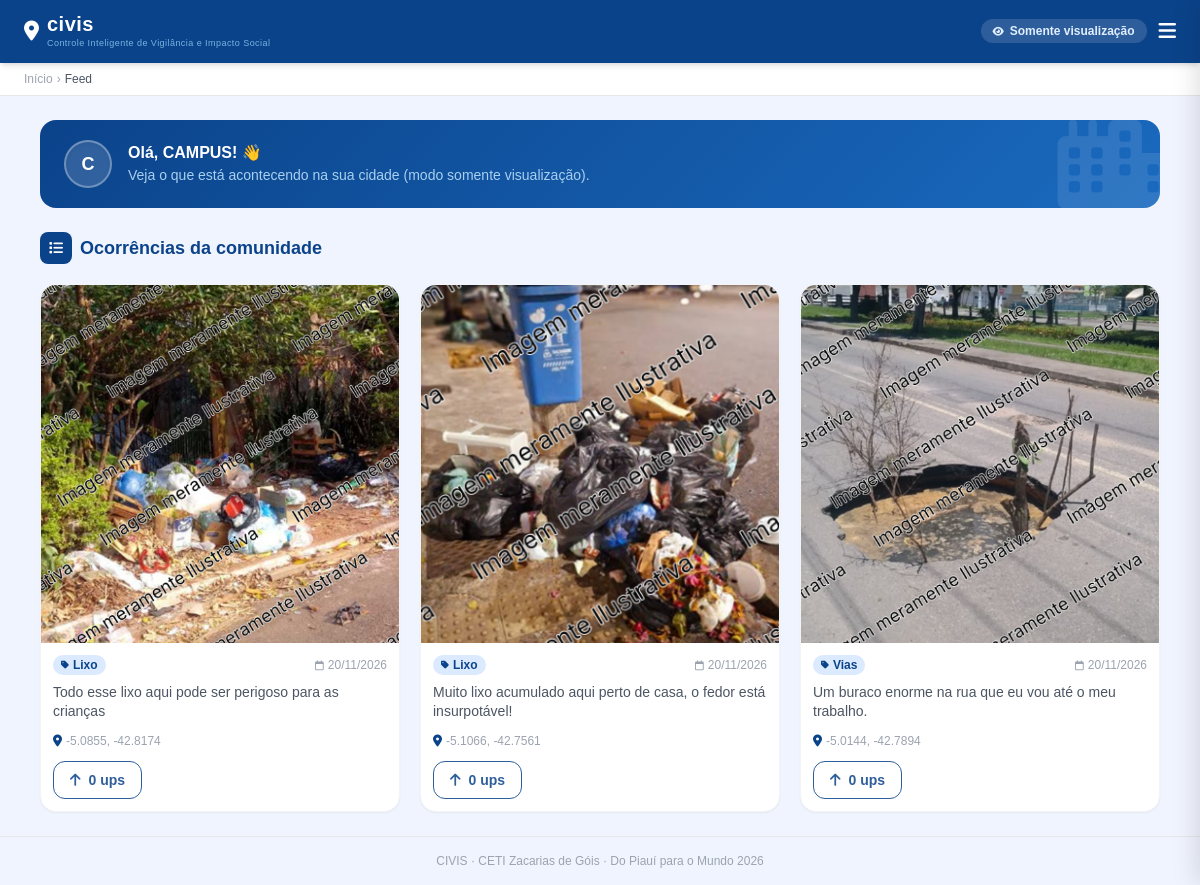
The app's page /feed (signed in) with its own data.
### tables this page shows
CREATE TABLE denuncias (
        id INTEGER PRIMARY KEY AUTOINCREMENT,
        titulo TEXT NOT NULL,
        categoria TEXT NOT NULL,
        descricao TEXT,
        latitude TEXT,
        longitude TEXT,
        foto_caminho TEXT,
        anonimo INTEGER NOT NULL DEFAULT 0,
        status TEXT NOT NULL DEFAULT 'Aberta',
        data_registro DATETIME DEFAULT CURRENT_TIMESTAMP,
        usuario_id INTEGER,
        FOREIGN KEY(usuario_id) REFERENCES usuario(id)
    );

### app.py (the view)
@app.route("/feed")
def feed():
    if not sessao.get("usuario_id"):
        return redirect("/login")
    denuncias, ups_dados = db.buscar_feed_dados(sessao["usuario_id"])
    return render_template("feed.html", denuncias=denuncias, ups_dados=ups_dados)

### adm_db.py (called while the page is built)
def conectar():
    if MODO_SOMENTE_LEITURA:
        return sqlite3.connect("file:database.db?mode=ro", uri=True)
    return sqlite3.connect("database.db")

### app.py (called while the page is built)
@app.context_processor
def injetar_usuario():
    return {
        "nome_usuario": sessao.get("nome_usuario"),
        "modo_somente_leitura": MODO_SOMENTE_LEITURA,
    }

### templates/feed.html (shortened to what this page needs)
{% extends "base.html" %}
{% block breadcrumb %}Feed{% endblock %}
{% block main_class %}block{% endblock %}
{% block conteudo %}
<div class="w-full max-w-6xl mx-auto px-4 py-6">
    {% if nome_usuario %}
    <div class="relative overflow-hidden rounded-2xl mb-6 px-6 py-5 flex items-center gap-4" style="background: linear-gradient(135deg, #0b438a 0%, #1a6abf 100%);">
        <div class="flex-shrink-0 w-12 h-12 rounded-full flex items-center justify-center text-lg font-extrabold shadow-inner"
             style="background: rgba(255,255,255,0.15); color: #fff; border: 2px solid rgba(255,255,255,0.3);">
            {{ nome_usuario[0].upper() }}
        </div>
        <div>
            <p class="text-white text-base font-extrabold leading-tight">
                Olá, {{ nome_usuario.split()[0] }}! 👋
            </p>
            <p class="text-sm mt-0.5" style="color:#a8d0f0;">
                Veja o que está acontecendo na sua cidade (modo somente visualização).
            </p>
        </div>
        <div class="absolute right-0 top-0 h-full flex items-center opacity-10 pointer-events-none select-none" aria-hidden="true">
            <i class="fa-solid fa-city text-white" style="font-size: 90px; margin-right: -10px;"></i>
        </div>
    </div>
    {% endif %}
    <div class="flex items-center gap-2 mb-5">
        <div class="w-8 h-8 rounded-lg flex items-center justify-center" style="background:#0b438a;">
            <i class="fa-solid fa-list text-white text-sm"></i>
        </div>
        <h2 class="text-lg font-extrabold" style="color:#0b438a;">Ocorrências da comunidade</h2>
    </div>
{% if denuncias %}
<div class="grid grid-cols-1 sm:grid-cols-2 lg:grid-cols-3 gap-5">
    {% for d in denuncias %}
    <div class="bg-white rounded-2xl shadow-sm border border-gray-100 overflow-hidden flex flex-col cursor-pointer hover:shadow-md transition-shadow duration-200"
     data-index="{{ loop.index0 }}"
     onclick="abrirCard(Number(this.dataset.index))">
        {% if d.foto_caminho %}
        {% set nome_img = d.foto_caminho.replace('\\', '/').split('/')[-1] %}
        <div class="w-full overflow-hidden flex-shrink-0 aspect-square">
            <img src="/imagens/{{ nome_img }}"
                 class="w-full h-full object-cover"
                 alt="{{ d.titulo }}">
        </div>
        {% endif %}
        <div class="p-3 flex flex-col flex-1">
            <div class="flex items-center justify-between mb-2">
                <span class="flex items-center gap-1 text-xs font-bold px-2 py-0.5 rounded-full"
                      style="background:#dbeafe; color:#0b438a;">
                    <i class="fa-solid fa-tag text-[9px]"></i>
                    {{ d.categoria }}
                </span>
                <span class="text-xs text-gray-400 flex items-center gap-1">
                    <i class="fa-regular fa-calendar text-[10px]"></i>
                    {{ d.data_registro[8:10] }}/{{ d.data_registro[5:7] }}/{{ d.data_registro[0:4] }}
                </span>
            </div>
            <p class="text-sm text-gray-600 mb-3 leading-snug line-clamp-2">
                {{ d.descricao }}
            </p>
            <p class="text-xs text-gray-400 mb-3 flex items-center gap-1">
                <i class="fa-solid fa-location-dot" style="color:#0b438a;"></i>
                {{ "%.4f"|format(d.latitude|float) }},
                {{ "%.4f"|format(d.longitude|float) }}
            </p>
            {% if d.id in ups_dados %}
            <span
                title="Função de up desabilitada nesta versão"
                class="mt-auto flex items-center gap-2 px-4 py-2 rounded-xl text-sm font-bold w-fit select-none opacity-85 text-white"
                style="background:#0b438a;">
                <i class="fa-solid fa-arrow-up"></i>
                <span class="ups-count">
                    {{ d.total_ups }} up{% if d.total_ups != 1 %}s{% endif %}
                </span>
            </span>
            {% else %}
            <span
                title="Função de up desabilitada nesta versão"
                class="mt-auto flex items-center gap-2 px-4 py-2 rounded-xl text-sm font-bold w-fit select-none opacity-85 border border-[#0b438a] text-[#0b438a]">
                <i class="fa-solid fa-arrow-up"></i>
                <span class="ups-count">
                    {{ d.total_ups }} up{% if d.total_ups != 1 %}s{% endif %}
                </span>
            </span>
            {% endif %}
        </div>
    </div>
    {% endfor %}
</div>
{% endif %}
{% endblock %}

### templates/base.html (shortened to what this page needs)
<!DOCTYPE html>
<html lang="pt-br">
<head>
    <script src="https://cdn.tailwindcss.com"></script>
    <link rel="stylesheet" href="https://cdnjs.cloudflare.com/ajax/libs/font-awesome/6.5.0/css/all.min.css"/>
</head>
<body class="min-h-screen flex flex-col" style="background:#f0f4ff;">
    <header style="background:#0b438a;" class="px-6 py-3 shadow-md flex items-center justify-between sticky top-0 z-50">
        <a href="/" class="flex items-center gap-2 hover:opacity-80 transition">
            <i class="fa-solid fa-location-dot text-white text-xl"></i>
            <div class="flex flex-col">
                <span class="text-white text-xl font-extrabold tracking-wide leading-tight">civis</span>
                <span style="color:#7ab3e0;font-size:9px;letter-spacing:0.05em;font-weight:500;">Controle Inteligente de Vigilância e Impacto Social</span>
            </div>
        </a>
        <div class="flex items-center gap-3">
            {% if modo_somente_leitura %}
                <span class="hidden sm:inline-flex items-center gap-1.5 text-xs font-semibold px-3 py-1 rounded-full"
                      style="background:rgba(255,255,255,0.14); color:#e0eeff;">
                    <i class="fa-solid fa-eye text-[10px]"></i> Somente visualização
                </span>
            {% endif %}
            <button id="btn-hamburger" class="text-white text-xl focus:outline-none" aria-label="Menu">
                <i class="fa-solid fa-bars"></i>
            </button>
        </div>
    </header>
    <div class="bg-white border-b border-gray-200 px-6 py-2 text-xs text-gray-400 flex items-center gap-1">
        <a href="/" class="hover:text-blue-600 transition">Início</a>
        <span>›</span>
        <span class="text-gray-600 font-medium">{% block breadcrumb %}{% endblock %}</span>
    </div>
    <main class="flex-grow {% block main_class %}flex items-center justify-center p-6 md:p-10{% endblock %}">
        {% block conteudo %}{% endblock %}
    </main>
    <footer class="text-center text-xs text-gray-400 py-4 border-t border-gray-200">
        CIVIS · CETI Zacarias de Góis · Do Piauí para o Mundo 2026
    </footer>
</body>
</html>

### templates/base.html (style rules this page uses)
* { font-family: sans-serif; }

### records on screen
denuncias: shows a picture, categoria "Lixo", data_registro "20", data_registro "11", data_registro "2026", descricao "Todo esse lixo aqui pode ser perigoso para as crianças", latitude "-5.0855", longitude "-42.8174", total_ups "0"
denuncias: shows a picture, categoria "Lixo", data_registro "20", data_registro "11", data_registro "2026", descricao "Muito lixo acumulado aqui perto de casa, o fedor está insurpotável!", latitude "-5.1066", longitude "-42.7561", total_ups "0"
denuncias: shows a picture, categoria "Vias", data_registro "20", data_registro "11", data_registro "2026", descricao "Um buraco enorme na rua que eu vou até o meu trabalho.", latitude "-5.0144", longitude "-42.7894", total_ups "0"

### other values on screen
{{ nome_usuario[0].upper() }} "C"
{{ nome_usuario.split()[0] }} "CAMPUS"
